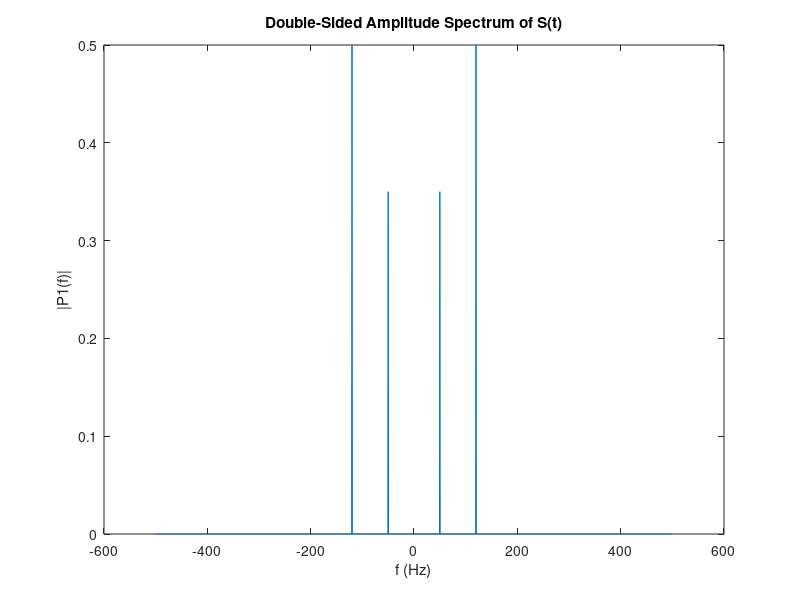

Here is the MATLAB script that generated this plot:
clear all;
Fs = 1000;            % Sampling frequency                    
T = 1/Fs;             % Sampling period       
L = 1500;             % Length of signal
t = (0:L-1)*T;        % Time vector
S = 0.7*sin(2*pi*50*t) + sin(2*pi*120*t);

f = Fs*(-(L/2):(L/2 - 1))/L;

Y = fft(S);
Y = fftshift(Y);
P2 = abs(Y/L);

figure(2);
plot(f,P2) 
title('Double-Sided Amplitude Spectrum of S(t)')
xlabel('f (Hz)')
ylabel('|P1(f)|')